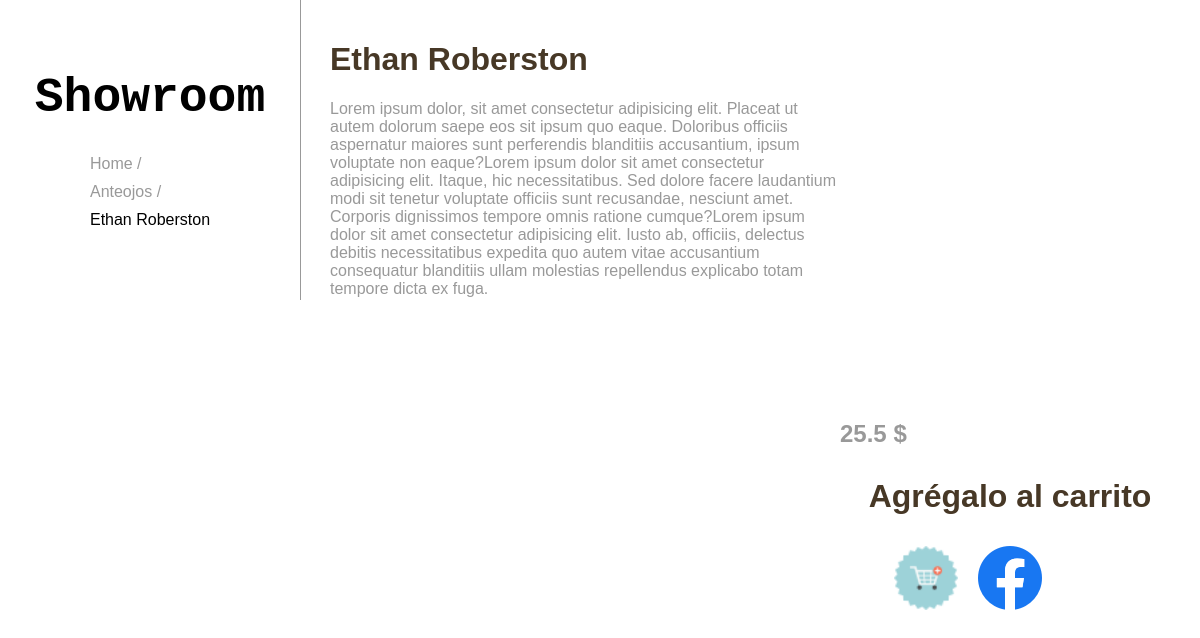
Page /categoria/1/producto/5 on the committed database.
### tables this page shows
CREATE TABLE `productos` (
  `id` int(11) NOT NULL,
  `nombre` varchar(50) NOT NULL,
  `id_categoria` int(11) NOT NULL,
  `precio` decimal(60,2) NOT NULL,
  `contenido` text NOT NULL,
  `url_img_principal` text NOT NULL
);

CREATE TABLE `categoria` (
  `id` int(11) NOT NULL,
  `nombre` varchar(50) NOT NULL,
  `descripcion` varchar(150) NOT NULL,
  `url_imagen` text NOT NULL
);

### app/http/Request.php (called while the page is built, shortened)
<?php
class Request{
    public function uri(){
        return $this->_uri;
    }
    public function method(){
        return $this->_method;
    }
    public function fromGlobal(){
        $this->_uri= $_SERVER['REQUEST_URI'];
        $this->_method= $_SERVER['REQUEST_METHOD'];
        return $this;
    }
}

### app/controllers/CategoriaController.php (called while the page is built, shortened)
<?php
class CategoriaController{
    public static function producto($req,$param){
        $categorias = new CategoriaRepository($req->datasource);
        $productos = new ProductoRepository($req->datasource);
        $categoria = $categorias->findById($param[0]);
        $producto = $productos->findById($param[1]);
        require_once('../app/views/detalle.php');
    }
}

### app/http/Routing/RoutingMiddleware.php (called while the page is built, shortened)
<?php
class RoutingMiddleware extends Middleware{
    public function router(){
        return $this->_router;
    }
    public function handler($request){
        return $this->router()->handler($request);
    }
}

### app/http/Middlewares/SessionStartMiddlewares.php (called while the page is built, shortened)
<?php
class SessionStartMiddlewares extends Middleware{
    public function handler($request){
        $this->next($request);
    }
}

### public/index.php (called while the page is built, shortened)
<?php
require_once '../autoload.php';
$server = new Server((new Request())->fromGlobal());
$server->use(function($req,$middleware){
    $req->datasource = MysqlDataSource::getInstance();
    $req->mailer = new PhpmailerMailer();
    $middleware->next($req);
});
$server->if('/api',function($server){
    $server->use(new AuthoMiddleware());
    $server->router()->get('/api/producto','app\controllers\ApiController::AllProducto')
    ->get('/api/producto/(\w+)','app\controllers\ApiController::OneProducto')
    ->post('/api/producto','app\controllers\ApiController::CreateProducto')
    ->put('/api/producto/(\w+)','app\controllers\ApiController::UpdateProducto')
    ->patch('/api/producto/(\w+)','app\controllers\ApiController::PatchProducto')
    ->delete('/api/producto/(\w+)','app\controllers\ApiController::DeleteProducto')
    ->get('/api/categoria','app\controllers\ApiController::AllCategoria')
    ->get('/api/categoria/(\w+)','app\controllers\ApiController::OneCategoria')
    ->post('/api/categoria','app\controllers\ApiController::CreateCategoria')
    ->put('/api/categoria/(\w+)','app\controllers\ApiController::UpdateCategoria')
    ->patch('/api/categoria/(\w+)','app\controllers\ApiController::PatchCategoria')
    ->delete('/api/categoria/(\w+)','app\controllers\ApiController::DeleteCategoria')
    ->get('/api/usuario','app\controllers\ApiController::AllUsuario')
    ->get('/api/usuario/(\w+)','app\controllers\ApiController::OneUsuario')
    ->patch('/api/usuario/(\w+)','app\controllers\ApiController::PatchUsuario')
    ->delete('/api/usuario/(\w+)','app\controllers\ApiController::DeleteUsuario');
});
$server->not('/api',function($server){
    $server->use(new SessionStartMiddlewares());
    $server->router()->get('/','app\controllers\HomeController::index')
    ->get('/categoria/(\w+)','app\controllers\CategoriaController::index')
    ->get('/categoria/(\w+)/producto/(\w+)','app\controllers\CategoriaController::producto')
    ->get('/pedido','app\controllers\PedidoController::index')
    ->post('/pedido/presupuesto','app\controllers\PedidoController::presupuesto')
    ->post('/contacto','app\controllers\PedidoController::contacto')
    ->get('/carrito/agregar/(\w+)','app\controllers\CarritoController::agregar')
    ->get('/carrito/incrementar/(\w+)','app\controllers\CarritoController::incrementar')
    ->get('/carrito/reducir/(\w+)','app\controllers\CarritoController::reducir')
    ->get('/carrito/eliminar/(\w)','app\controllers\CarritoController::eliminar')
    ->get('/register','app\controllers\RegisterController::index')
    ->post('/register/create','app\controllers\RegisterController::create');
});
$server->handler();

### app/http/Middlewares/ClosureMiddleware.php (called while the page is built, shortened)
<?php
class ClosureMiddleware extends Middleware{
    private function getCallable(){
        return $this->_callable;
    }
    public function handler($request){
        $callable= $this->getCallable();
        return $callable($request,$this);
    }
}

### app/http/RequestPipeline.php (called while the page is built, shortened)
<?php
class RequestPipeline{
    private array $_handlers=[];
    public function use(Middleware $middleware){
        array_push($this->_handlers,$middleware);
    }
    public function handler(Request $request){
        $this->_handlers[0]->handler($request);
    }
}

### app/http/Server.php (called while the page is built, shortened)
<?php
class Server{
    private $_pipeline;
    private $_request;
    public function __construct(Request $request){
        $this->_pipeline = new RequestPipeline();
        $this->_request = $request;
    }
    public function use($middleware){
        if(is_callable($middleware)){
            $this->_pipeline->use(new ClosureMiddleware($middleware));
        }
        else{
            $this->_pipeline->use($middleware);
        }
    }
    public function handler(){
        $this->_pipeline->handler($this->_request);
    }
}

### autoload.php (called while the page is built, shortened)
<?php
spl_autoload_register(function($className){
    $className = str_replace('\\','/',$className);
    $className = '../'.$className.'.php';
});

### app/dataSource/MysqlDataSource.php (called while the page is built, shortened)
<?php
class MysqlDataSource implements IDataSource{
    private ?PDO $pdo=null;
    static public $instance=null;
    private function __construct(){
        $host='localhost';
        $db='phpAvanzado';
        $user='root';
        $pass='';
        try{
            $this->pdo= new PDO("mysql:host=$host;dbname=$db;charset=utf8",$user,$pass);
        }
        catch(PDOException $e){
            echo $e->getMessage();
        }
    }
    static public function getInstance(){
        if(!isset(self::$instance)){
            self::$instance = new MysqlDataSource();
        }
        return self::$instance;
    }
    public function findOne($resource,$field,$value){
        $sql="SELECT * FROM $resource WHERE $field = :value";
        $stmt=$this->pdo->prepare($sql);
        $stmt->bindValue(':value',$value);
        $stmt->execute();
        return $stmt->fetch(PDO::FETCH_ASSOC);
    }
}

### app/repositories/CategoriaRepository.php (called while the page is built, shortened)
<?php
class CategoriaRepository{
    public function findById($id){
        $result = $this->dataSource->findOne('categoria','id',$id);
        if(is_array($result)){
            $object = new Categoria(
                $result['id'],
                $result['nombre'],
                $result['descripcion'],
                $result['url_imagen'],
            );
            return $object;
        }
        else{
            return 'ERROR: El registro no existe :(';
        }
    }
}

### app/repositories/ProductoRepository.php (called while the page is built, shortened)
<?php
class ProductoRepository{
    public function findById($id){
        $result = $this->dataSource->findOne('productos','id',$id);
        if(is_array($result)){
            $object = new Producto(
                $result['id'],
                $result['nombre'],
                $result['id_categoria'],
                $result['precio'],
                $result['contenido'],
                $result['url_img_principal']
            );
            return $object;
        }
        else{
            return 'ERROR: El registro no existe :(';
        }
    }
}

### app/views/detalle.php (the view, shortened to what this page needs)
<!DOCTYPE html>
<html>
	<head>
		<link rel="stylesheet" href="/css/globals.css" />
		<link rel="stylesheet" href="/css/detalle.page.css" />
	</head>
	<body>
		<?php $urlCodificada = str_replace(' ','%20',$producto->url_img_principal)		?>
		<header>
			<a href="/" id="logo">Showroom</a>
			<div id="siteMap">
				<a href="/" class="backLink">Home /</a>
				<a href="/categoria/<?=$categoria->id?>" class="backLink"><?=$categoria->nombre?> /</a>
				<a href="#" class="backLink" style="color: black"
					><?=$producto->nombre?>
				</a>
			</div>
		</header>
		<main>
			<h1><?=$producto->nombre?></h1>
			<div id="contenido">
				<div id="texto">
					<?=$producto->contenido?>
				</div>
				<div id="miniaturas">
					<div class="imagenes">
						<div
							class="imagen"
							id="img1"
							style="
								background-image: url(<?=$urlCodificada?>);
							"
						></div>
					</div>
					<h2><?=$producto->precio?> $</h2>
					<h1 class="relacionados_titulo">Agrégalo al carrito</h1>
					<div class="relacionados">
						<a
							class="thumb"
							href="/carrito/agregar/<?=$producto->id?>"
							style="
							background-image: url(/iconos/add_to_cart.png);"
						></a>
						<a
							class="thumb"
							href="https://www.facebook.com/?locale=es_LA>"
							target="_blank"
							style="
							background-image: url(/iconos/fb_icon.png);"
						></a>
						<a
							class="thumb"
							href="https://www.instagram.com/>"
							target="_blank"
							style="
							background-image: url(/iconos/ig_icon.png);"
						></a>
					</div>
				</div>
			</div>
		</main>
	</body>
</html>

### app/http/Routing/Router.php (shortened to what this page needs)
<?php
class Router{
    private $_routes=[];
    public function add($method,$pattern,$callable){
        $pattern= str_replace('/','\/',$pattern);
        array_push($this->_routes,
            [
                'method' => strtoupper($method),
                'pattern' => $pattern,
                'callable' => $callable
            ]
        );
        return $this;
    }
    public function handler($request){
        foreach($this->_routes as $router){
            $pattern='#^'.$router['pattern'].'\/?$#';
            if(preg_match($pattern,$request->uri(),$urlParams) && $request->method()==$router['method']){
                array_shift($urlParams);
                return $router['callable']($request,$urlParams);
            }
        }
    }
}

### public/css/globals.css (style rules this page uses)
html, body { margin: 0; padding: 0; font-family: Arial, Helvetica, sans-serif; }
h1 { color: #999999ff; }

### public/css/detalle.page.css (style rules this page uses)
header { width: 300px; height: 300px; float: left; display: flex; flex-direction: column; justify-content: center; align-items: center; border-right: 1px solid #999; position: fixed; }
header #siteMap { display: flex; flex-direction: column; margin-top: 20px; }
header a.backLink { color: #999; text-decoration: none; margin-top: 10px; }
header a#logo { text-align: center; align-items: center; width: 300px; display: flex; justify-content: center; align-items: center; color: black; text-decoration: none; font-family: monospace; font-weight: bold; font-size: 48px; }
main { color: #999; box-sizing: border-box; padding: 20px; float: right; width: calc(100% - 310px); }
main h1 { color: #473826ff; }
.imagenes .imagen { width: 100%; height: 300px; background-position: center; background-size: cover; margin-left: 5px; }
#contenido { margin-top: 20px; display: flex; }
#texto { width: 60%; }
#miniaturas { width: 40%; }
.relacionados { display: flex; justify-content: center; }
.relacionados_titulo { margin-top: 30px; text-align: center; }
.thumb { display: block; width: 64px; height: 64px; background-position: center; background-size: cover; margin: 10px; }
a { text-decoration: none; }
a:link { color: grey; }

### rows in the picture
productos: id_categoria.nombre "Anteojos", nombre "Ethan Roberston", contenido "Lorem ipsum dolor, sit amet consectetur adipisicing elit. Placeat ut autem dolorum saepe eos sit ipsum quo eaque. Doloribus officiis aspernatur maiores sunt perferendis blanditiis accusantium, ipsum voluptate non eaque?Lorem ipsum dolor sit amet consectetur adipisicing elit. Itaque, hic necessitatibus. Sed dolore facere laudantium modi sit tenetur voluptate officiis sunt recusandae, nesciunt amet. Corporis dignissimos tempore omnis ratione cumque?Lorem ipsum dolor sit amet consectetur adipisicing elit. Iusto ab, officiis, delectus debitis necessitatibus expedita quo autem vitae accusantium consequatur blanditiis ullam molestias repellendus explicabo totam tempore dicta ex fuga.", precio "25.5"
